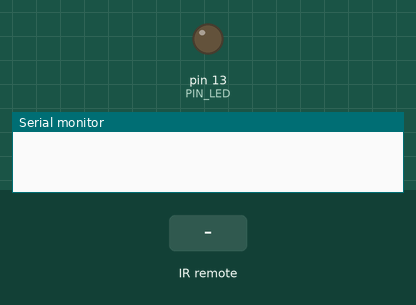
This sketch was run on a simulated Arduino Uno, built with avr-gcc and run on an emulated ATmega328P. Parts: output pins drawn as LEDs (lit = HIGH), the last lines printed to the serial monitor. The inputs (shaded band) are chosen by the test bench.

Above: at 1.2 s.
1.3 s: infrared code 0x8F7 received
At 2.7 s:
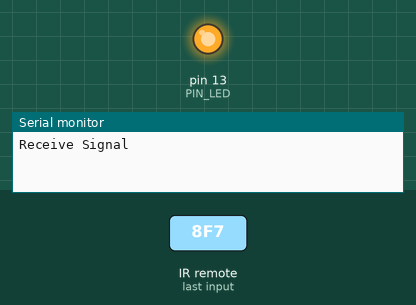
Timing chart, 0 to 4.3 s (numbered marks = the images above; inputs shaded):
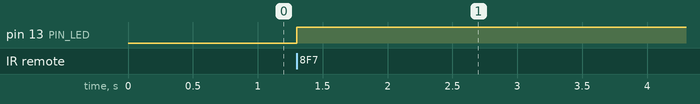

The sketch:

test_13_irremote1.ino
```cpp
#include<IRremote.h>
#define PIN_IR 12
#define PIN_LED 13

IRrecv irrecv(PIN_IR);
decode_results results;

void setup()
{
  Serial.begin(9600);
  pinMode(PIN_LED, OUTPUT);
  pinMode(PIN_IR, INPUT);
  irrecv.enableIRIn();
}

void loop()
{
  if(irrecv.decode(&results)){
    unsigned int val = results.value;
    Serial.println("Receive Signal");
    switch(val){
      case 2295:
        digitalWrite(PIN_LED, !digitalRead(PIN_LED));
        break;
      default:
        Serial.println(String("Wrong val :"+String(val)));
        break;
      }
    irrecv.resume();
  }
}
```

Measured:
- after the input at 1.3 s, pin 13 (PIN_LED): LOW → HIGH at once
